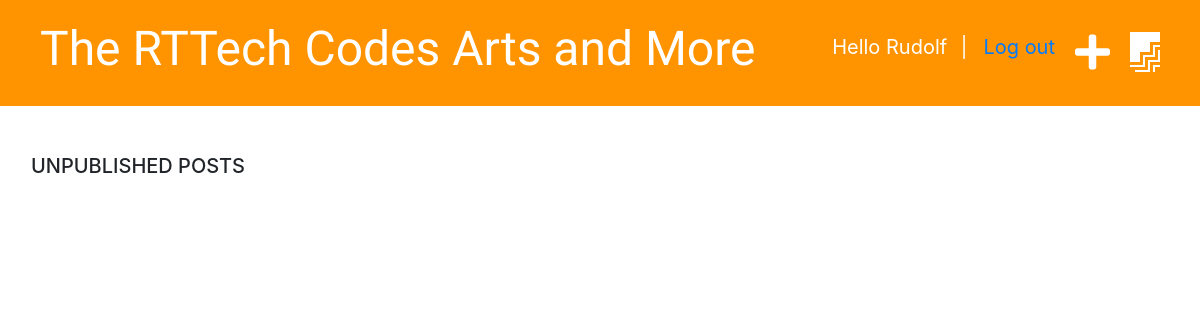
Before: /drafts/ (signed in) with the older database file.
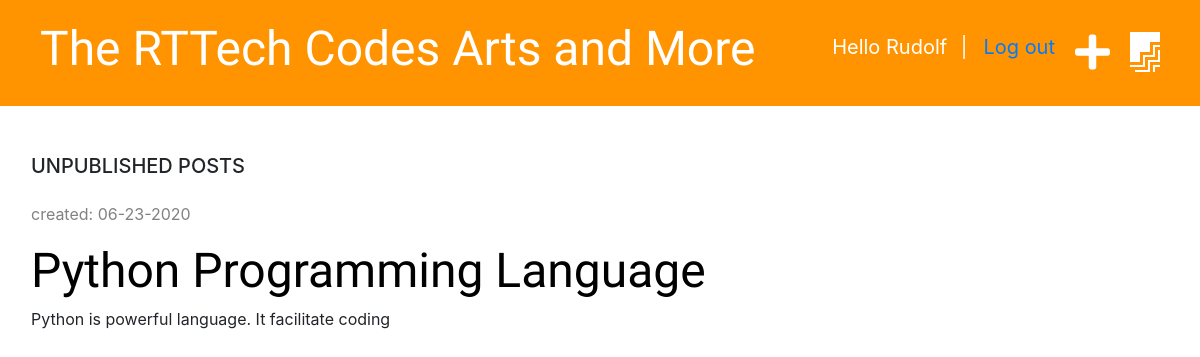
After: the same page with the newer database file.
### blog/models.py (models this page shows, shortened)
class Post(models.Model):
    author = models.ForeignKey("auth.User", on_delete= models.CASCADE)
    title = models.CharField(max_length=200)
    text = models.TextField(null=True)
    created_date = models.DateTimeField(default=timezone.now)
    published_date = models.DateTimeField(blank=True, null=True)

### blog/views.py (the view)
# urls.py: path('drafts/', views.post_draft_list, name='post_draft_list'),
@login_required
def post_draft_list(request):
    posts = Post.objects.filter(published_date__isnull=True).order_by('-created_date')
    stuff_for_frontend = {'posts': posts}
    return render(request, 'blog/post_draft_list.html', stuff_for_frontend)

### blog/templates/blog/post_draft_list.html (shortened to what this page needs)
{% extends 'blog/base.html' %}
{% block content %}
    <div class="mb-4"><h5>UNPUBLISHED POSTS</h5></div>
    {% for post in posts %}
        <div class="post">
            <p class="date">created: {{ post.created_date|date:'m-d-Y' }}</p>
            <h1><a href="{% url 'post_detail' pk=post.pk %}">{{ post.title }}</a></h1>
            <p>{{ post.text|truncatechars:50 }}</p>
        </div>
    {% endfor %}
{% endblock %}

Changed rows visible on the page:
now on this page (row edited): Post: created_date "06-23-2020", title "Python Programming Language", text "Python is powerful language. It facilitate coding"
